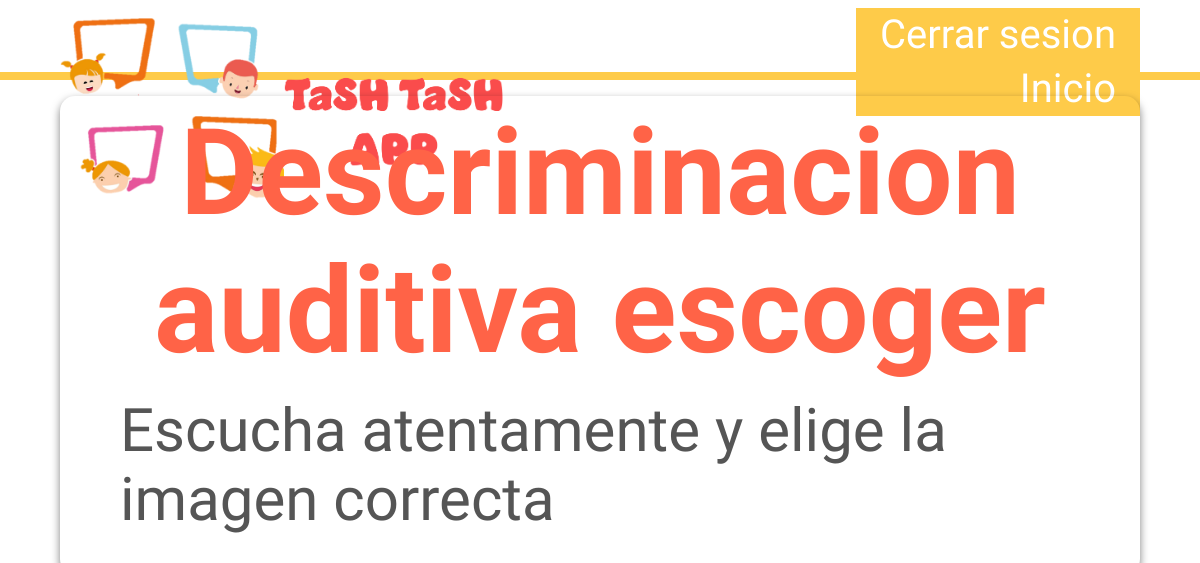
/discriminacion_auditiva/discriminacion_auditiva_escoger/ (signed in), run on an earlier commit of the app's database.
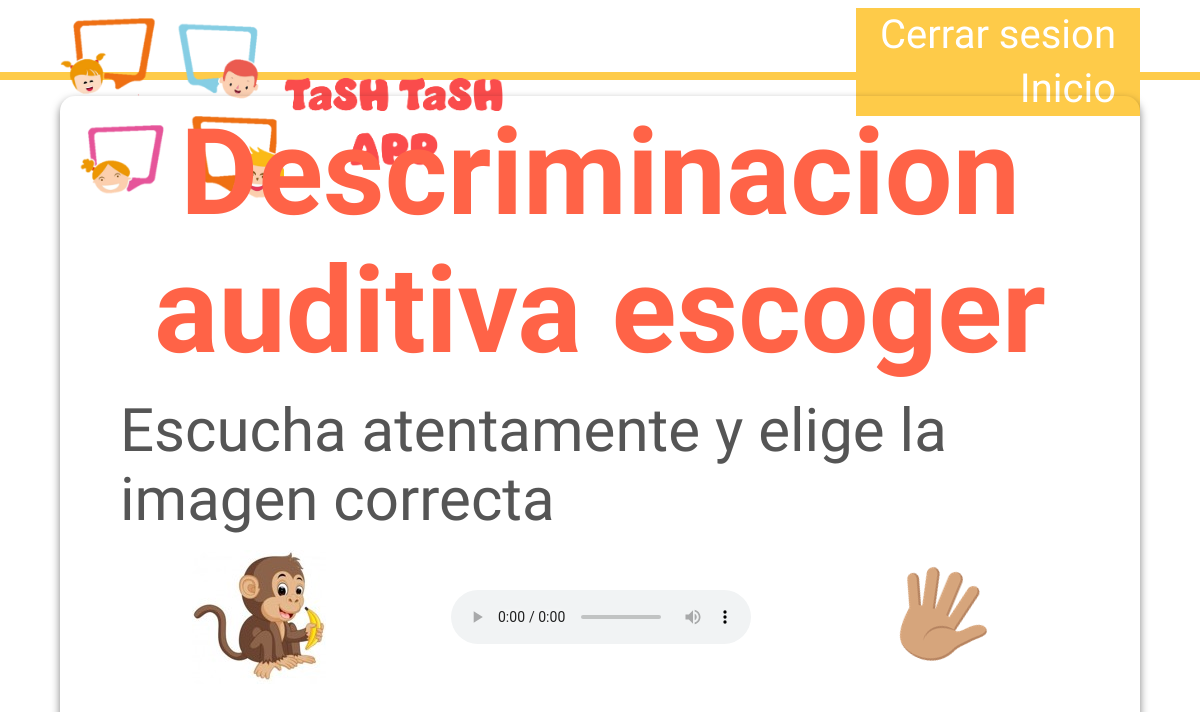
And on a later commit of the database.
### discriminacion_auditiva/models.py (models this page shows, shortened)
class Discriminacion_auditiva_escoger_info(models.Model):
    nombre= models.TextField(max_length=100, verbose_name="nombre")
    imagen_correcta = models.ImageField(upload_to='fotos/', null=False, verbose_name="imagen_correcta")
    imagen_incorrecta = models.ImageField(upload_to='fotos/', null=False, verbose_name="imagen_incorrecta")
    audio  = models.FileField(upload_to='audios/', null=False, verbose_name="audio")

### discriminacion_auditiva/views.py (the view)
class Discriminacion_auditiva_escoger_view(LoginRequiredMixin, ListView):
    model = Discriminacion_auditiva_escoger_info
    template_name = 'discriminacion_auditiva/discriminacion_auditiva_escoger.html'
    context_object_name = 'instrucciones'
    def get_queryset(self):
        model = Discriminacion_auditiva_escoger_info.objects
        longitud = len(model.all())
        if longitud < 4:
            return model.all()
        modulos_seleccionados = random.sample(range(1,longitud), 4)
        queryset = model.filter(id__in=modulos_seleccionados)
        return queryset

### discriminacion_auditiva/templates/discriminacion_auditiva/discriminacion_auditiva_escoger.html
{% extends "base.html" %}
{% load static %}
{% block extra_styles %}
    <link rel="stylesheet" href="{% static 'css/style_dis_auditiva_escoger.css' %}">
{% endblock extra_styles %}
{% block content %}
<div class="content">
    <h2>Descriminacion auditiva escoger</h2>
    <p>Escucha atentamente y elige la imagen correcta</p>
    <ul>
    {% for instruccion in instrucciones %}
    <li>
        <img src="{{instruccion.imagen_correcta.url}}" alt="imagen correcta">
        <audio controls>
            <source src="{{instruccion.audio.url}}" type="audio/mp3" >
        </audio>
        <img src="{{instruccion.imagen_incorrecta.url}}" alt="imagen incorrecta">
    </li>
    {% endfor %}
    </ul>
</div>
{% endblock content %}

What changed in the data, as far as the page shows it:
added Discriminacion_auditiva_escoger_info: imagen_correcta (picture), imagen_incorrecta (picture)
